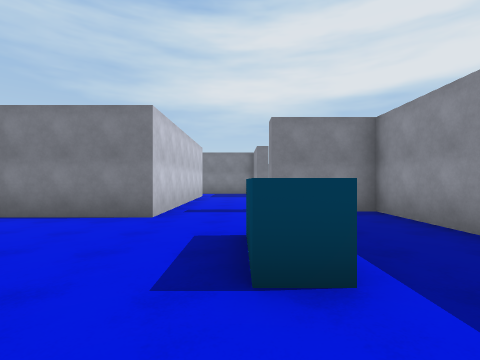
view 1 (above)

24 first-person views from a walk through a scene from a Unity 3-D project. The camera is 1.5 m above the floor, looks level and sees 85° across. The floor is counted in squares, 2 m on a side. Each view is taken from the middle of a square. On the plan, view 1 faces up. The plan holds only what a view shows up to about 9 squares ahead; the rest is blank. The place goes on beyond the plan. The player character is not drawn.

view 2
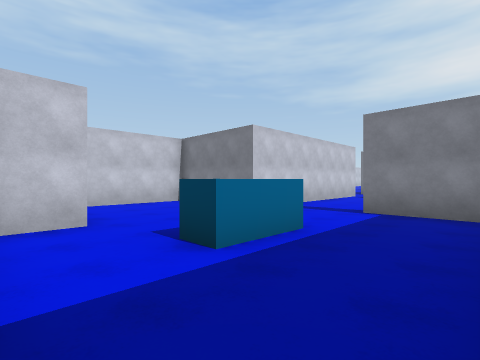

view 3
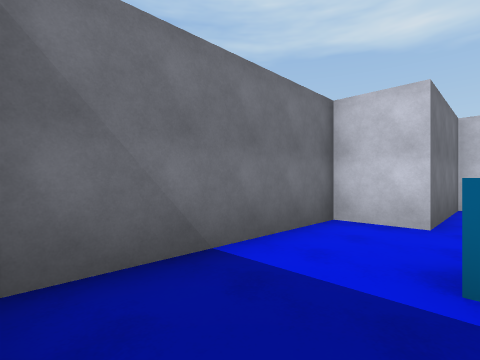

view 4
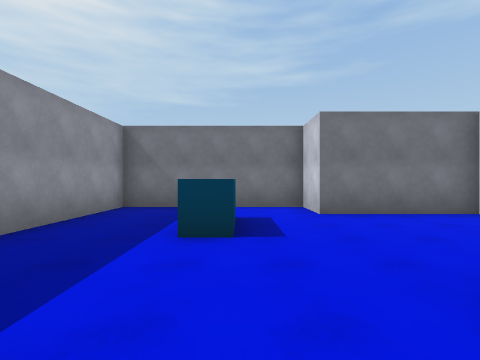

view 5
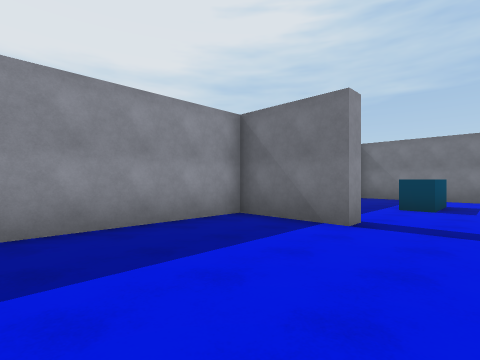

view 6
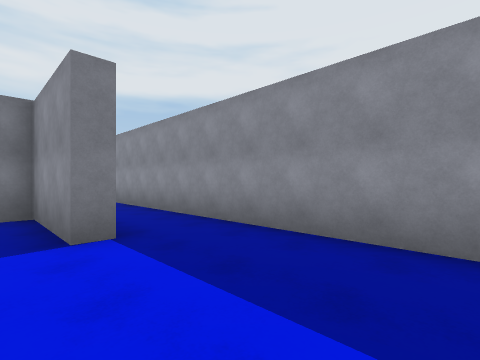

view 7
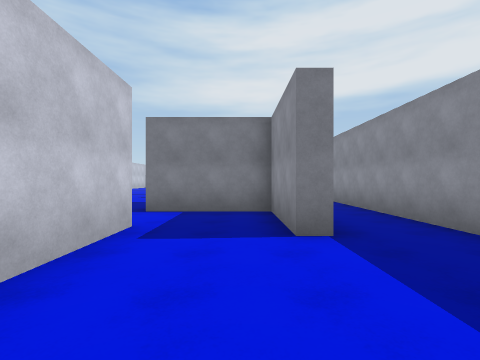

view 8
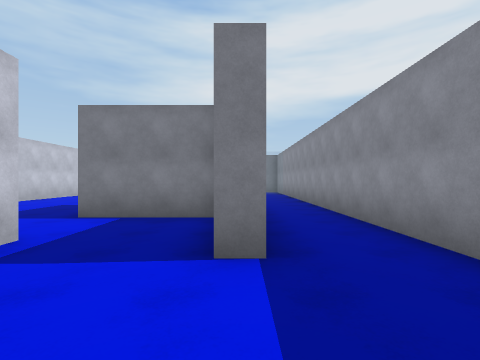

view 9
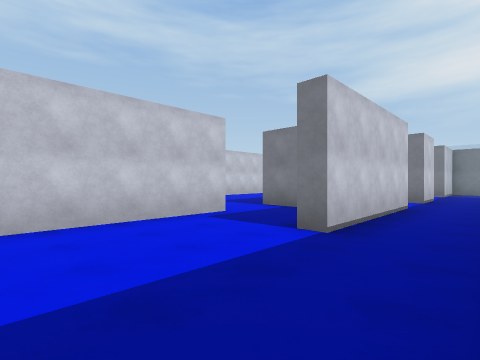

view 10
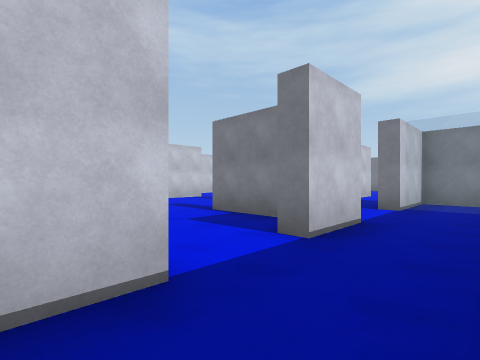

view 11
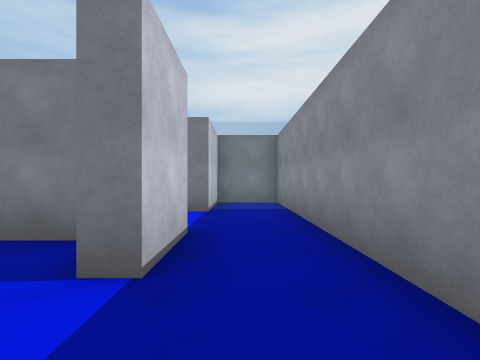

view 12
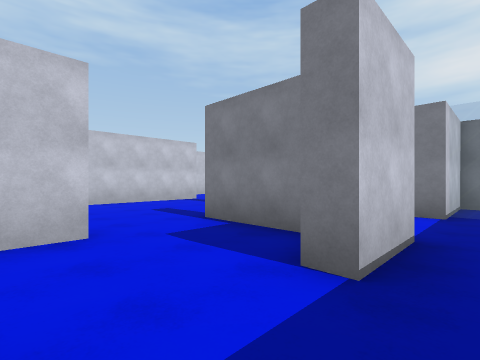

view 13
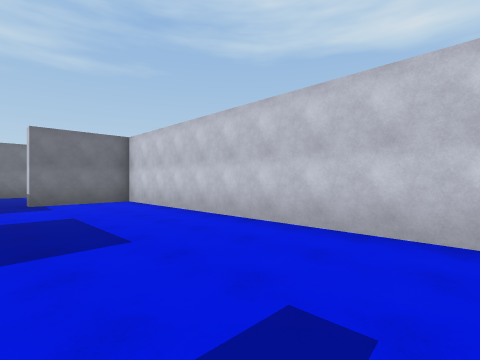

view 14
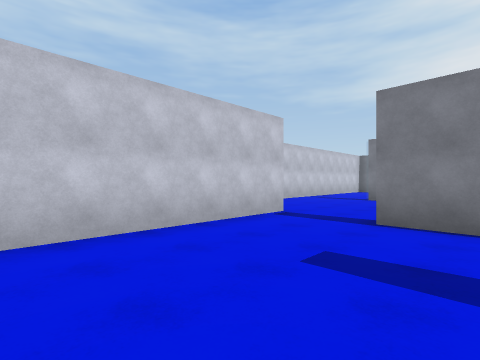

view 15
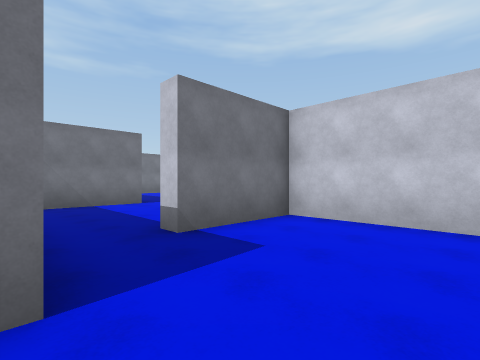

view 16
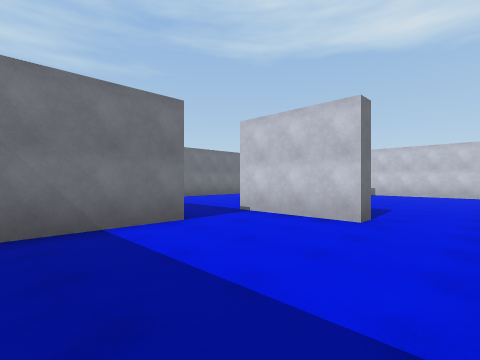

view 17
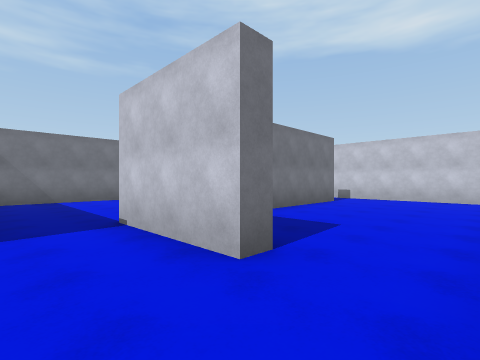

view 18
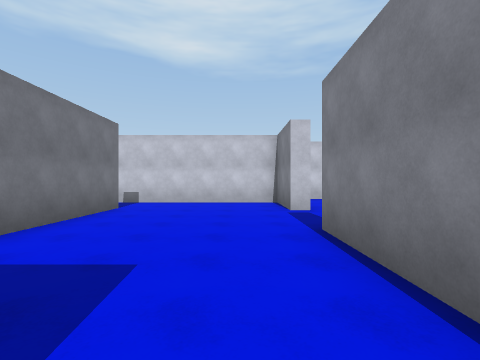

view 19
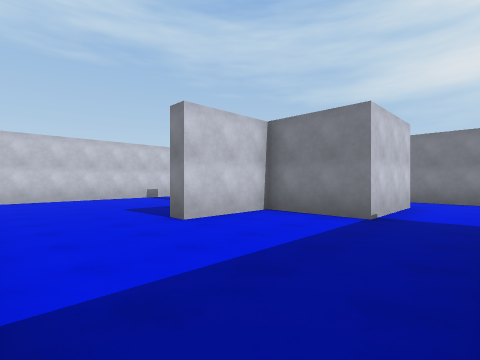

view 20
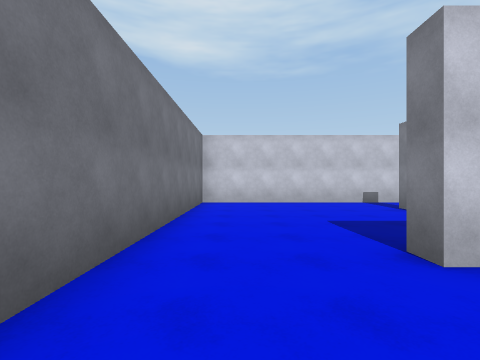

view 21
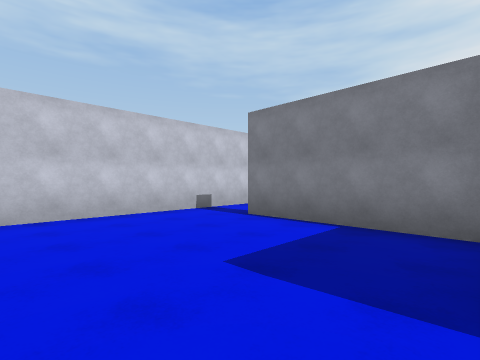

view 22
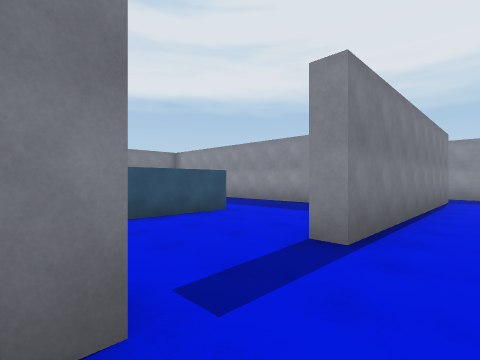

view 23
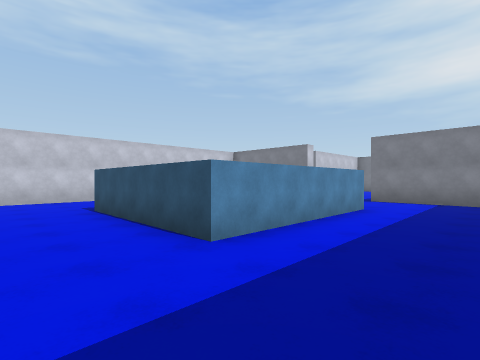

view 24
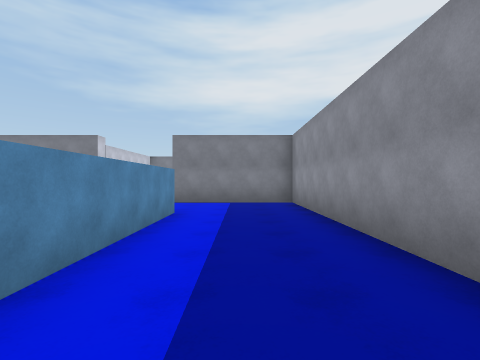

### Floor plan
Ten units are one square. View 1 is at (0, 0); x grows to the right and y downward. Boxes are objects, and circles mark ways between rooms. Rooms are numbered by the first view taken in them; rooms with no view inside come last. Other rooms are left out.
<svg viewBox="-172 -253 210 260">
<path fill="none" stroke="#000" d="M-17 -65 -17 -53 -49 -53M-52 -45 -52 -13 -17 -13 -17 2 33 2 33 -63 8 -63M-17 -122 -17 -65M13 -160 13 -115 8 -115 8 -125M8 -63 8 -67 33 -67 33 -184M13 -180 8 -180M-31 -218 -45 -218M-68 -222 -68 -108 -40 -108M8 -125 8 -142 -22 -142M-58 -58 -31 -58M-40 -108 -40 -103 -85 -103M-82 -83 -78 -83 -78 -53M-111 -53 -150 -53M-78 -53 -102 -53 -102 -28 -108 -28M-167 -56 -167 2 -64 2M-145 -108 -145 -103 -167 -103 -167 -56M-150 -58 -114 -58M-85 -103 -120 -103 -120 -108M-72 -135 -72 -218 -112 -218M-105 -190 -105 -140 -125 -140M13 -198 13 -180M33 -184 33 -232M13 -248 13 -223 8 -223M-17 -171 -17 -161M0 -193 -22 -193M-125 -140 -150 -140"/>
<rect x="-5" y="-35" width="10" height="20" fill="#bbb"><title>other object</title></rect>
<circle cx="-5" cy="-70" r="3" fill="#2a7"/>
<circle cx="-5" cy="-120" r="3" fill="#2a7"/>
<circle cx="25" cy="-195" r="3" fill="#2a7"/>
<circle cx="10" cy="-175" r="3" fill="#2a7"/>
<circle cx="-20" cy="-135" r="3" fill="#2a7"/>
<circle cx="-35" cy="-110" r="3" fill="#2a7"/>
<circle cx="-20" cy="-185" r="3" fill="#2a7"/>
<circle cx="-65" cy="-60" r="3" fill="#2a7"/>
<circle cx="-80" cy="-95" r="3" fill="#2a7"/>
<circle cx="-160" cy="-60" r="3" fill="#2a7"/>
<circle cx="-135" cy="-110" r="3" fill="#2a7"/>
<circle cx="-115" cy="-125" r="3" fill="#2a7"/>
<text x="0" y="-30">1</text>
<text x="20" y="-120">2</text>
<text x="-40" y="-160">3</text>
<text x="-10" y="-140">4</text>
<text x="-50" y="-80">5</text>
<text x="-110" y="-20">6</text>
<text x="-130" y="-90">7</text>
<text x="-90" y="-160">8</text>
<text x="20" y="-210">9</text>
<text x="-10" y="-180">10</text>
<text x="-140" y="-130">11</text>
</svg>
Room 1 opens to room 2. Room 2 opens to room 4. Room 2 opens to room 9. Room 2 opens to room 10. Room 3 opens to room 4. Room 3 opens to room 5. Room 3 opens to room 10. Room 5 opens to room 6. Room 5 opens to room 7. Room 6 opens to room 7. Room 7 opens to room 11. Room 8 opens to room 11.

Where each view was taken, in squares from view 1:
view 1: 0 up, 0 right, facing up
view 2: 0 up, 3 right, facing up-left
view 3: 2 up, 3 right, facing down-left
view 4: 7 up, 0 right, facing down
view 5: 11 up, 1 left, facing down-right
view 6: 8 up, 0 right, facing up-right
view 7: 8 up, 0 right, facing up
view 8: 9 up, 1 right, facing up
view 9: 8 up, 3 right, facing up-left
view 10: 15 up, 3 right, facing up-left
view 11: 16 up, 2 right, facing up
view 12: 16 up, 2 right, facing up-left
view 13: 20 up, 3 left, facing down-left
view 14: 17 up, 3 left, facing up-left
view 15: 14 up, 2 left, facing down-left
view 16: 10 up, 3 left, facing down-left
view 17: 10 up, 6 left, facing down-left
view 18: 9 up, 8 left, facing left
view 19: 0 up, 6 left, facing up-left
view 20: 1 up, 8 left, facing left
view 21: 1 up, 11 left, facing up-left
view 22: 9 up, 15 left, facing up-right
view 23: 12 up, 8 left, facing up-left
view 24: 13 up, 9 left, facing up
